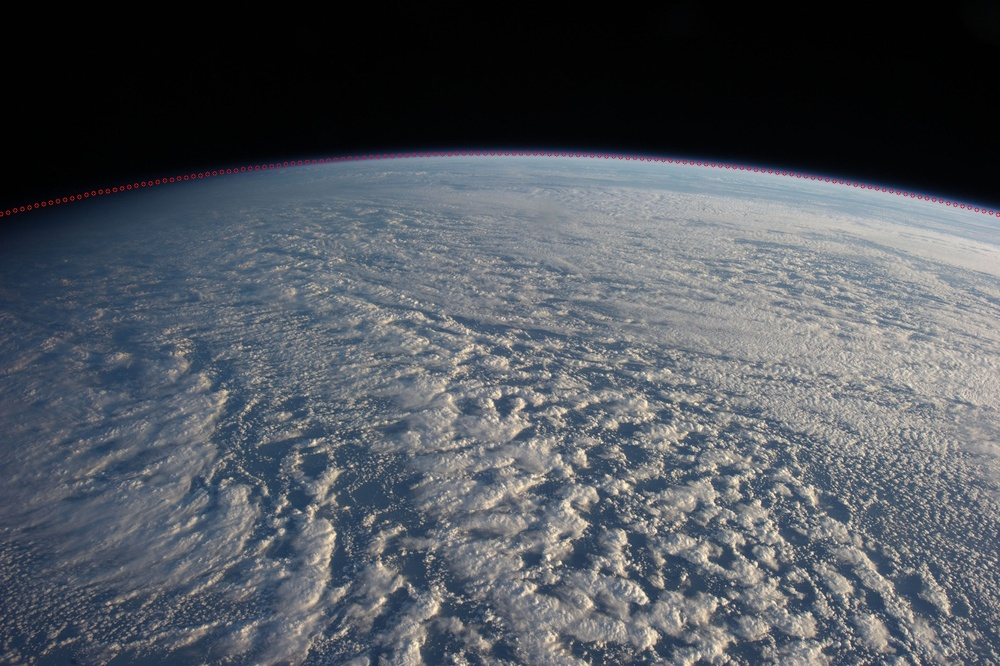
//> input picture EdgeDetection/horizon_horizon1.jpg, 1000 x 666 px, shrunk from 1404 x 935 before the run
$ ./lab3 ../EdgeDetection/horizon_horizon1.jpg   (built with g++ and OpenCV 4)
//> lines starting //> are read from the running program, lines starting //| are printed output that depends on the picture; after the words box and inside, x2 and y2 are one past the last pixel; in counts of white or black regions, pixels touching at a corner belong together
#include <stdio.h>
#include <opencv2/core/core.hpp>
#include <opencv2/highgui.hpp>
#include <opencv2/imgcodecs.hpp>
#include "opencv2/imgproc.hpp"
#include <iostream>
using namespace cv;

Mat imageSource, imageGrey, output;
String imagePath;
int thresholdValue = 0;

static void thresholding(int, void*){

	threshold(imageGrey, output, thresholdValue, 255, THRESH_BINARY);
	imshow("Binary Thresholding", output);

}

static void saveOTSU(){

	threshold(imageGrey, output, thresholdValue, 255, THRESH_OTSU);
	String fileName = "OTSU_" + imagePath;
	imwrite(fileName, output);

}

static void reload(){

	thresholding(0,0);

	int k = waitKey(0);
	if(k == 's'){
		String fileName = "BINARY_" + std::to_string(thresholdValue) + "_" + imagePath;
		imwrite(fileName, output);
		reload();
	}

}


int main(int argc, char *argv[])
{
	if (argc > 1){
		// gets image path
		imagePath = argv[1];
	}
	else {
		// if path is not provided informs user and exits
		printf("Image path not provided, please provide a path\n");
		exit(0);
	}

	//reads the image at image path
	imageSource = imread(samples::findFile(imagePath), IMREAD_UNCHANGED);
//> imageSource is the input picture: 666 rows x 1000 cols, CV_8UC3; mean B, G, R 93.5, 86.5, 81.6
	//if image is read empty then exit
	if(imageSource.empty()){
		printf("Cannot read file, please check image path %s\n" ,imagePath.c_str());
		exit(0);
	}

	cvtColor(imageSource, imageGrey, COLOR_BGR2GRAY, 0);
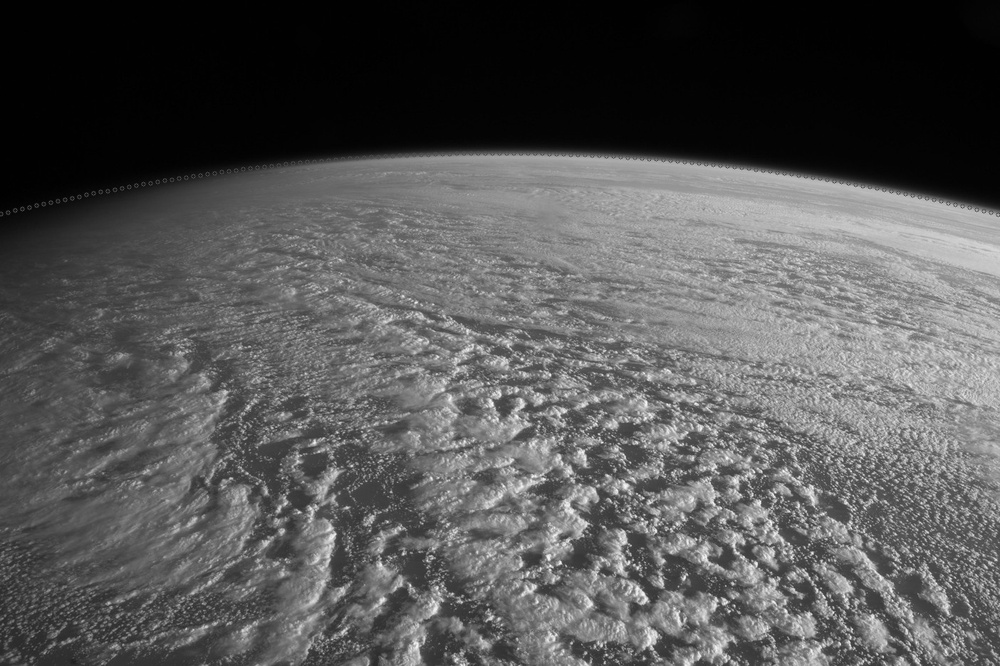
//> imageGrey: 666 rows x 1000 cols, CV_8UC1; min 0, max 253, mean 85.8

	namedWindow("Binary Thresholding", WINDOW_AUTOSIZE);

	saveOTSU();
//> in saveOTSU, `threshold(imageGrey, output, thresholdValue, 255, THRESH_OTSU);`:
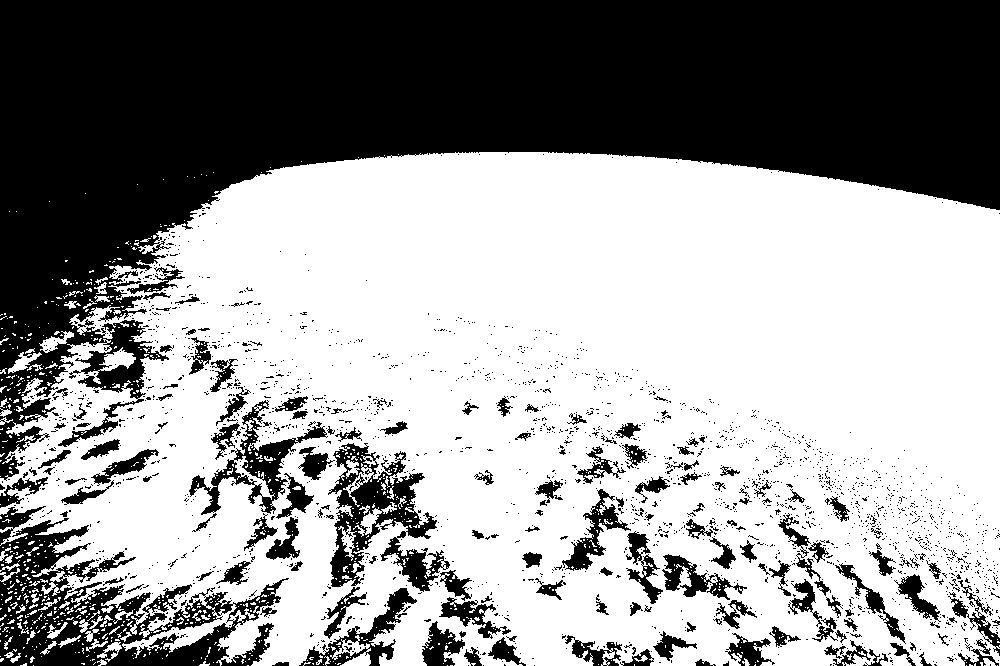
//> output: 666 rows x 1000 cols, CV_8UC1; 60% white; 2188 black regions (2031 under 20 px), largest, box (x1, y1, x2, y2) and area: (0, 0, 1000, 481) 202077, (0, 506, 289, 666) 17240, (328, 443, 450, 592) 6835

	createTrackbar("Value: ", "Binary Thresholding", &thresholdValue, 255, thresholding);

	thresholding(0,0);
//> in thresholding, `threshold(imageGrey, output, thresholdValue, 255, THRESH_BINARY);`:
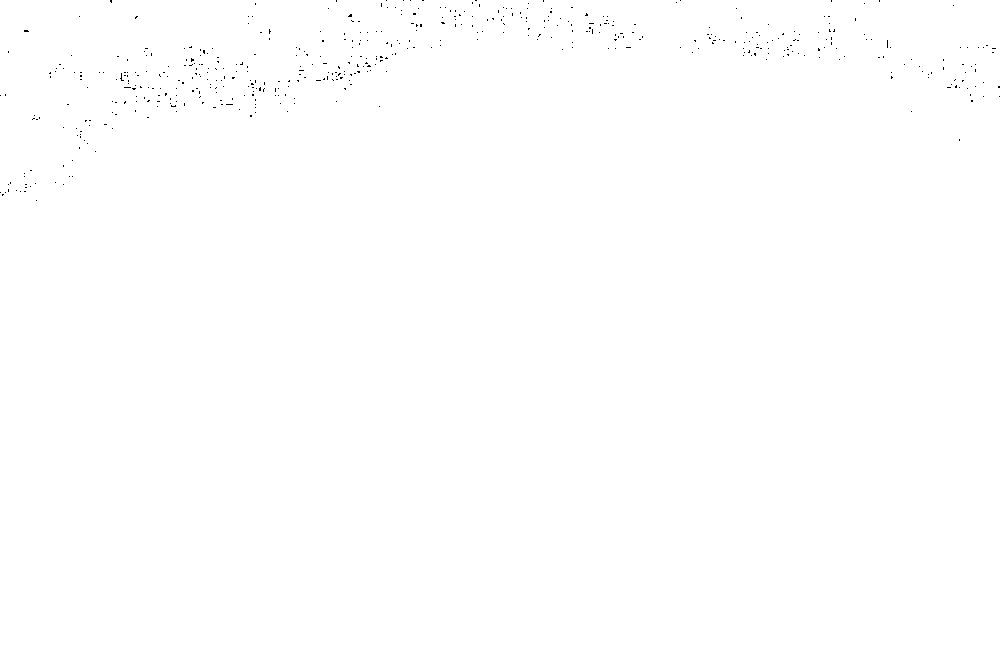
//> output: 666 rows x 1000 cols, CV_8UC1; 99.8% white; black in thin lines or dots, all inside (x1, y1, x2, y2) = (0, 0, 1000, 201)

	int k = waitKey(0);
//> the space key is pressed
	if(k == 's'){
		String fileName = "BINARY_" + std::to_string(thresholdValue) + "_" + imagePath;
		imwrite(fileName, output);
		reload();
	}


}

$ run again, on EdgeDetection/houghTransformation_horizon1.jpg
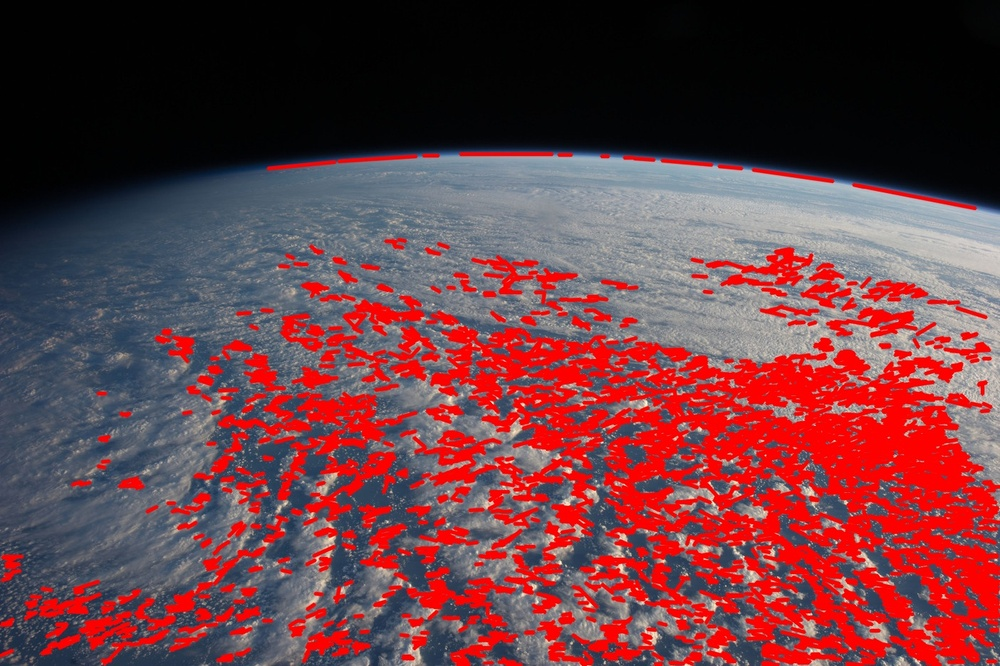
//> input picture EdgeDetection/houghTransformation_horizon1.jpg, 1000 x 666 px, shrunk from 1404 x 935 before the run
//> imageSource is the input picture: 666 rows x 1000 cols, CV_8UC3; mean B, G, R 67, 60.7, 106.9
//> `cvtColor(imageSource, imageGrey, COLOR_BGR2GRAY, 0);`:
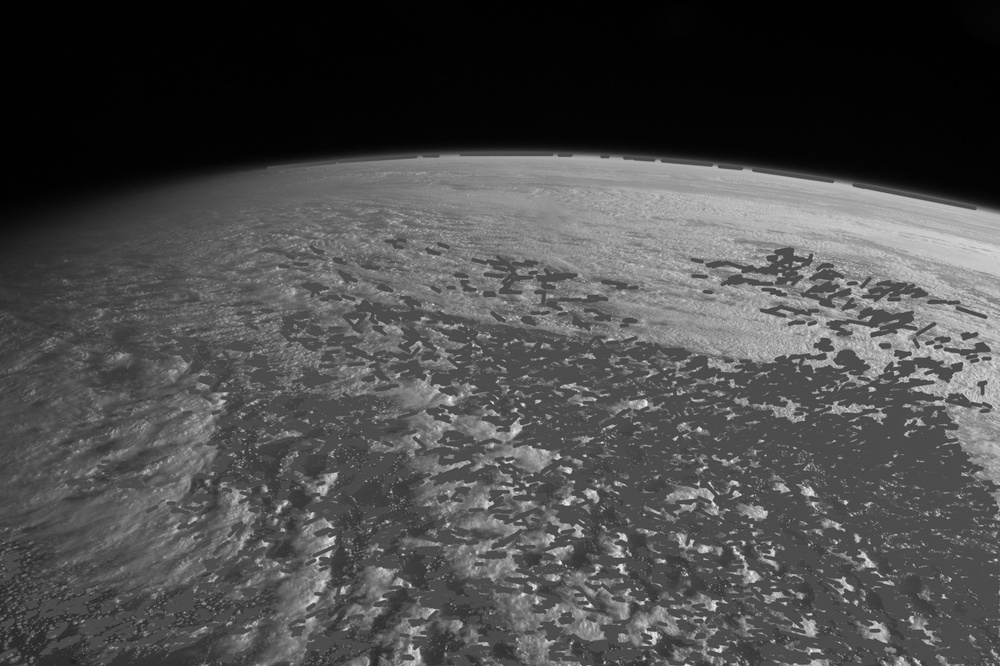
//> imageGrey: 666 rows x 1000 cols, CV_8UC1; min 0, max 250, mean 75.2
//> in saveOTSU, `threshold(imageGrey, output, thresholdValue, 255, THRESH_OTSU);`:
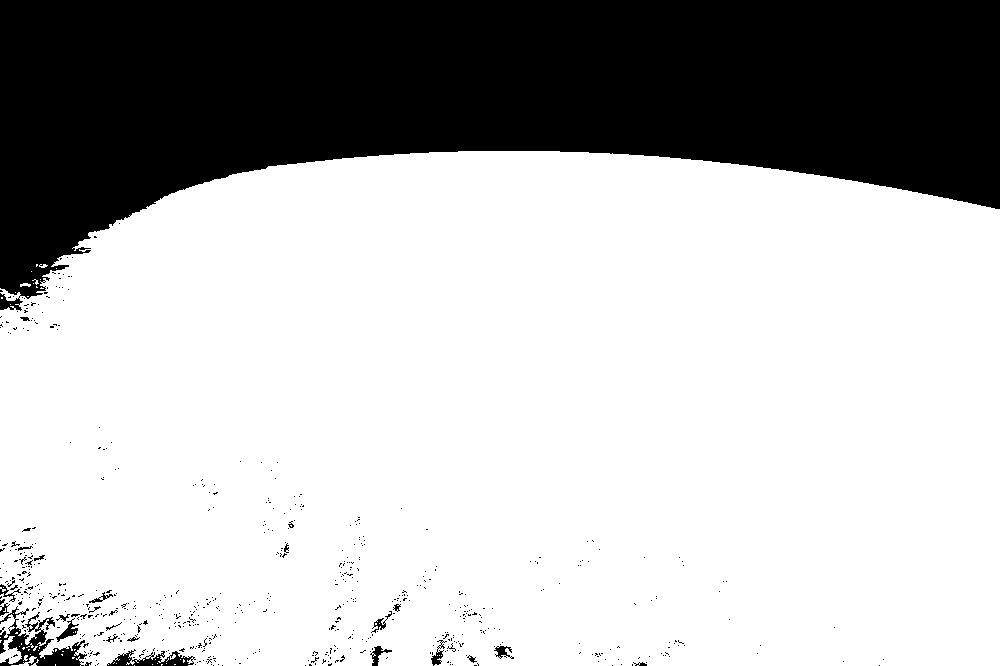
//> output: 666 rows x 1000 cols, CV_8UC1; 72% white; 630 black regions (606 under 20 px), largest, box (x1, y1, x2, y2) and area: (0, 0, 1000, 311) 181287, (0, 606, 87, 666) 1834, (107, 649, 196, 666) 696
